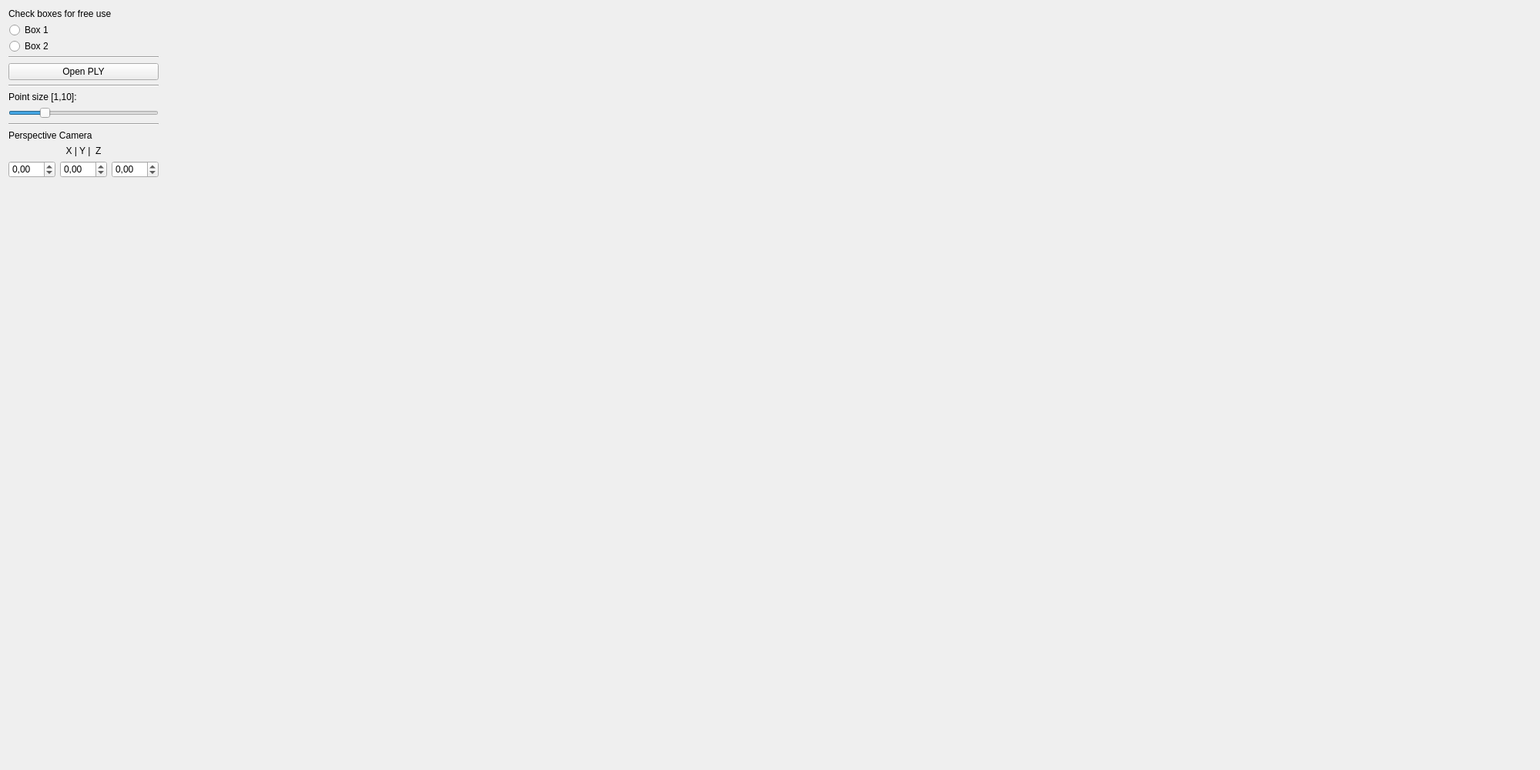
<?xml version="1.0" encoding="UTF-8"?>
<ui version="4.0">
 <class>MainWindowClass</class>
 <widget class="QMainWindow" name="MainWindowClass">
  <property name="geometry">
   <rect>
    <x>0</x>
    <y>0</y>
    <width>2000</width>
    <height>1000</height>
   </rect>
  </property>
  <property name="windowTitle">
   <string>3d computer vision framework</string>
  </property>
  <property name="locale">
   <locale language="German" country="Germany"/>
  </property>
  <widget class="QWidget" name="centralWidget">
   <property name="styleSheet">
    <string notr="true">QCheckBox::indicator {
     width: 15px;
     height: 15px;
}
QRadioButton::indicator {
     width: 15px;
     height: 15px;
}</string>
   </property>
   <layout class="QHBoxLayout" name="horizontalLayout_2">
    <item>
     <layout class="QVBoxLayout" name="verticalLayout">
      <item>
       <widget class="QLabel" name="label">
        <property name="text">
         <string>Check boxes for free use</string>
        </property>
       </widget>
      </item>
      <item>
       <widget class="QRadioButton" name="radioButton_1">
        <property name="toolTip">
         <string>&lt;html&gt;&lt;head/&gt;&lt;body&gt;&lt;p&gt;&lt;br/&gt;&lt;/p&gt;&lt;/body&gt;&lt;/html&gt;</string>
        </property>
        <property name="text">
         <string>Box 1</string>
        </property>
       </widget>
      </item>
      <item>
       <widget class="QRadioButton" name="radioButton_2">
        <property name="toolTip">
         <string>&lt;html&gt;&lt;head/&gt;&lt;body&gt;&lt;p&gt;&lt;br/&gt;&lt;/p&gt;&lt;/body&gt;&lt;/html&gt;</string>
        </property>
        <property name="text">
         <string>Box 2</string>
        </property>
       </widget>
      </item>
      <item>
       <widget class="Line" name="line_3">
        <property name="lineWidth">
         <number>1</number>
        </property>
        <property name="orientation">
         <enum>Qt::Horizontal</enum>
        </property>
       </widget>
      </item>
      <item>
       <widget class="QPushButton" name="pushButton">
        <property name="text">
         <string>Open PLY</string>
        </property>
       </widget>
      </item>
      <item>
       <widget class="Line" name="line">
        <property name="orientation">
         <enum>Qt::Horizontal</enum>
        </property>
       </widget>
      </item>
      <item>
       <widget class="QLabel" name="label_2">
        <property name="text">
         <string>Point size [1,10]:</string>
        </property>
       </widget>
      </item>
      <item>
       <widget class="QSlider" name="horizontalSlider">
        <property name="sizePolicy">
         <sizepolicy hsizetype="Preferred" vsizetype="Preferred">
          <horstretch>0</horstretch>
          <verstretch>0</verstretch>
         </sizepolicy>
        </property>
        <property name="autoFillBackground">
         <bool>false</bool>
        </property>
        <property name="minimum">
         <number>1</number>
        </property>
        <property name="maximum">
         <number>10</number>
        </property>
        <property name="value">
         <number>3</number>
        </property>
        <property name="sliderPosition">
         <number>3</number>
        </property>
        <property name="orientation">
         <enum>Qt::Horizontal</enum>
        </property>
       </widget>
      </item>
      <item>
       <widget class="Line" name="line_2">
        <property name="lineWidth">
         <number>1</number>
        </property>
        <property name="orientation">
         <enum>Qt::Horizontal</enum>
        </property>
       </widget>
      </item>
      <item>
       <widget class="QLabel" name="label_3">
        <property name="text">
         <string>Perspective Camera</string>
        </property>
       </widget>
      </item>
      <item>
       <widget class="QLabel" name="label_5">
        <property name="text">
         <string>X | Y |  Z</string>
        </property>
        <property name="alignment">
         <set>Qt::AlignCenter</set>
        </property>
       </widget>
      </item>
      <item>
       <layout class="QHBoxLayout" name="horizontalLayout_4">
        <item>
         <widget class="QDoubleSpinBox" name="pX">
          <property name="minimum">
           <double>-99.000000000000000</double>
          </property>
          <property name="singleStep">
           <double>0.050000000000000</double>
          </property>
         </widget>
        </item>
        <item>
         <widget class="QDoubleSpinBox" name="pY">
          <property name="minimum">
           <double>-99.000000000000000</double>
          </property>
          <property name="singleStep">
           <double>0.050000000000000</double>
          </property>
         </widget>
        </item>
        <item>
         <widget class="QDoubleSpinBox" name="pZ">
          <property name="minimum">
           <double>-99.000000000000000</double>
          </property>
          <property name="singleStep">
           <double>0.050000000000000</double>
          </property>
         </widget>
        </item>
       </layout>
      </item>
      <item>
       <spacer name="verticalSpacer">
        <property name="orientation">
         <enum>Qt::Vertical</enum>
        </property>
        <property name="sizeHint" stdset="0">
         <size>
          <width>20</width>
          <height>40</height>
         </size>
        </property>
       </spacer>
      </item>
     </layout>
    </item>
    <item>
     <widget class="GLWidget" name="glwidget" native="true">
      <property name="sizePolicy">
       <sizepolicy hsizetype="Expanding" vsizetype="Preferred">
        <horstretch>0</horstretch>
        <verstretch>0</verstretch>
       </sizepolicy>
      </property>
      <layout class="QHBoxLayout" name="horizontalLayout"/>
     </widget>
    </item>
   </layout>
  </widget>
 </widget>
 <layoutdefault spacing="6" margin="11"/>
 <customwidgets>
  <customwidget>
   <class>GLWidget</class>
   <extends>QWidget</extends>
   <header>glwidget.h</header>
   <container>1</container>
  </customwidget>
 </customwidgets>
 <resources/>
 <connections/>
</ui>
